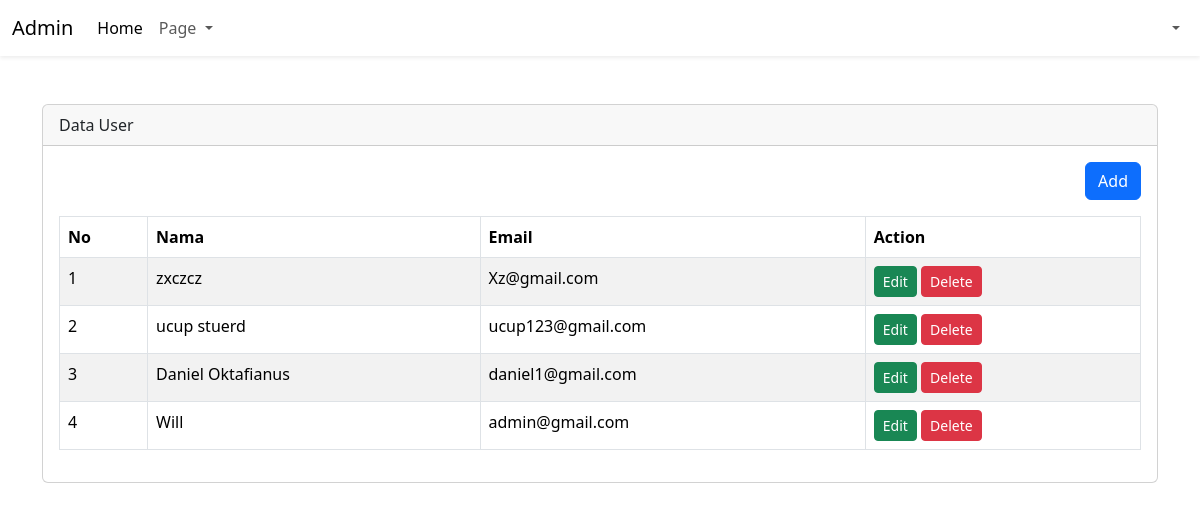
The page /admin/user.php on the database as committed earlier.
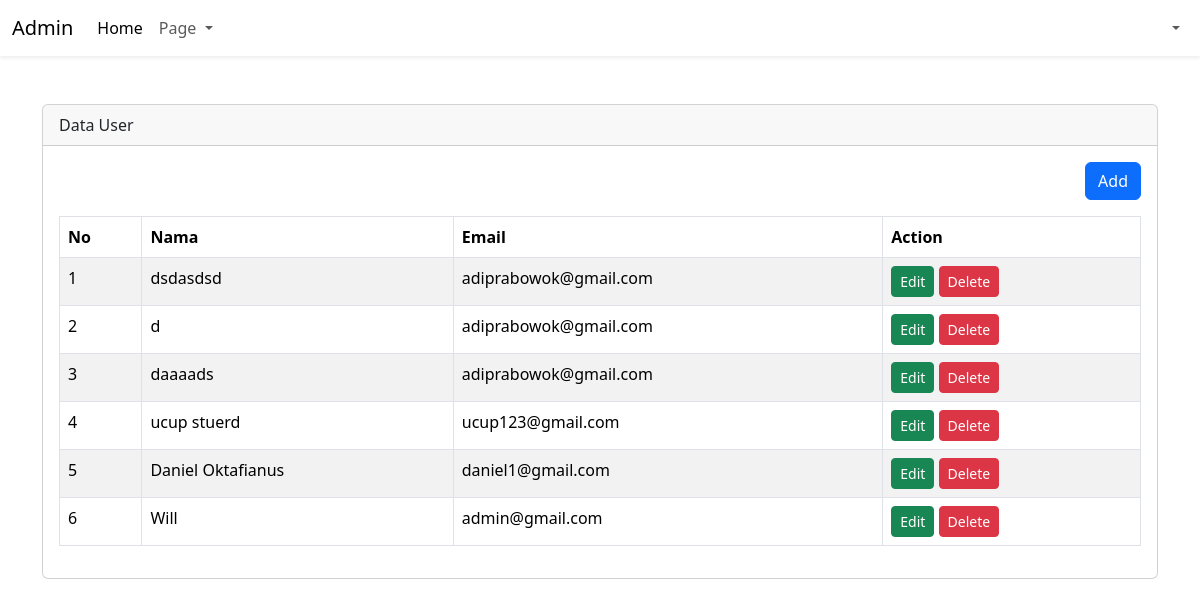
The same page on the database as committed later.
### tables this page shows
CREATE TABLE `users` (
  `id_user` int(11) NOT NULL,
  `id_role` int(11) DEFAULT NULL,
  `id_profile` int(11) DEFAULT NULL,
  `name` varchar(50) NOT NULL,
  `email` varchar(50) NOT NULL,
  `password` varchar(100) NOT NULL,
  `created_at` timestamp NOT NULL DEFAULT current_timestamp(),
  `updated_at` timestamp NULL DEFAULT NULL ON UPDATE current_timestamp()
);

### admin/user.php (the view, shortened to what this page needs)
<?php
include 'config/connection_login.php';
$query = mysqli_query($config, "SELECT * FROM users ORDER BY id_user DESC");
$row = mysqli_fetch_all($query, MYSQLI_ASSOC);
?>
<!DOCTYPE html>
<html lang="en">
<head>
    <link rel="stylesheet" href="https://cdn.jsdelivr.net/npm/bootstrap@5.3.6/dist/css/bootstrap.min.css">
</head>
<body>
    <div class="wrapper">
        <?php include 'inc/header.php'; ?>
        <div class="content mt-5">
            <div class="container">
                <div class="row">
                    <div class="col-12">
                        <div class="card">
                            <div class="card-header">
                                Data User
                            </div>
                            <div class="card-body">
                                <div class="table-responsive">
                                    <div align="right" class="mb-3">
                                        <a href="tambah-user.php" class="btn btn-primary">Add</a>
                                    </div>
                                    <table class="table table-bordered table-striped">
                                        <thead>
                                            <tr>
                                                <th>No</th>
                                                <th>Nama</th>
                                                <th>Email</th>
                                                <th>Action</th>
                                            </tr>
                                        </thead>
                                        <tbody>
                                            <?php foreach ($row as $key => $data_value): ?>
                                                <tr>
                                                    <td><?= $key + 1; ?></td>
                                                    <td><?= $data_value['name']; ?></td>
                                                    <td><?= $data_value['email']; ?></td>
                                                    <td>
                                                        <a href="tambah-user.php?edit=<?php echo $data_value['id_user']; ?>"
                                                            class="btn btn-success btn-sm">Edit</a>
                                                        <a onclick="return confirm('Are you sure?')"
                                                            href="user.php?delete= <?php echo $data_value['id_user']; ?>"
                                                            class="btn btn-danger btn-sm">Delete</a>
                                                    </td>
                                                </tr>
                                            <?php endforeach ?>
                                        </tbody>
                                    </table>
                                </div>
                            </div>
                        </div>
                    </div>
                </div>
            </div>
        </div>
    </div>
</body>
</html>

Rows that differ between the two databases and show on the page:
removed users: name "zxczcz", email "Xz@gmail.com"
added users: name "dsdasdsd", email "adiprabowok@gmail.com"
added users: name "d", email "adiprabowok@gmail.com"
added users: name "daaaads", email "adiprabowok@gmail.com"
